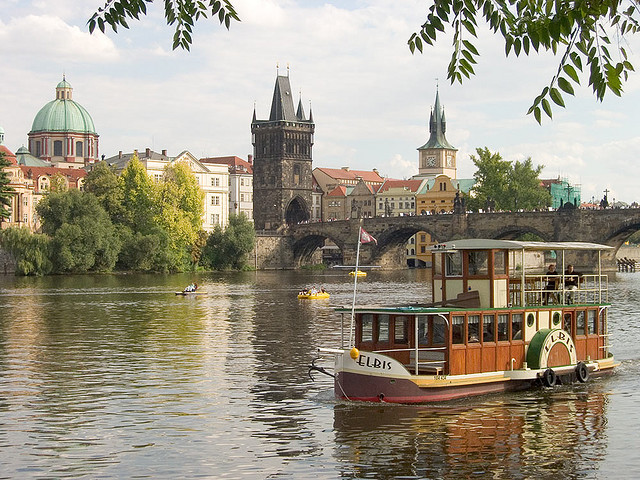
#> input picture ps_1/inputSeamCarvingPrague.jpg, 640 x 480 px
$ python displaySeam.py
#> lines starting #> are read from the running program, lines starting #| are printed output that depends on the picture
### ps_1/energy_image.py
#!/usr/bin/python3
"""Code to compute the Energy of an image based on L-1 norm of gradients
"""

# Importing Modules
import imageio
import matplotlib.pyplot as plt
import numpy as np
from scipy import ndimage
from skimage import color
from skimage import filters

# Authorship Information
__author__ = "Harsh Bhate"
__email__ = "bhate@gatech.edu"

# Helper functions
def check_image(im):
    """Checks the dimensions and datatype of image
    Parameters
    ----------
    im : np.array (uint8)
        Input Array
    """
    dims = im.shape
    assert len(dims)==3, "Input dimension mismatch"
    assert dims[2]==3, "Input Image of depth 3"
    assert np.issubdtype(im.dtype, np.uint8), "Incorrect data type"

# [79 lines left out: functions view_image, view_all_image, new_energy_image, not called in this run]

# Energy Function
def energy_image(im):
    """Computes the energy of an image.
    Parameters
    ----------
    im : np.array (uint8)
        The original image of size M*N*3
    Output
    ------
    energy : np.array (double)
        The energy of the image
    """
    # Check image
    check_image(im)
    # Convert to grayscale
    gray_im = color.rgb2gray(im)
    gray_im = gray_im.astype(np.double)
    # Using gaussian blur to remove fine details
    gray_im = ndimage.gaussian_filter(gray_im, sigma=1)
    # Uncomment for Alternate gradients
    im_y = filters.scharr_v(gray_im)
    im_x = filters.scharr_h(gray_im)
    # Computing Gradients
    # Uncomment the following line to use alternate energy function (L-2 norm)
    # Returning Value
    return np.absolute(im_x) + np.absolute(im_y)


# Uncomment lines from here for testing
# Test functions
# [13 lines left out: functions test_check_image, test_energy_image, not called in this run]

# Main Function
# [2 lines that do not run on import are left out]

### ps_1/cumulative_minimum_energy_map.py
#!/usr/bin/python3
"""Code to compute the cumulative minimum energy map"""

# Importing Modules
import imageio
import matplotlib.pyplot as plt
import numpy as np
from energy_image import *

# Authorship Information
__author__ = "Harsh Bhate"
__email__ = "bhate@gatech.edu"

# Helper Functions
# [24 lines left out: function view_heat_map, not called in this run]

# Minimum Energy map
def cumulative_minimum_energy_map(energyImage, seamDirection):
    """Computes the cumulative minimum energy map along a given direction
    Parameters
    ----------
    energyImage : np.array (np.double)
        The energy of each pixel in image computed by an energy function
    seamDirection : str
        Specifies direction of seam (VERTICAL OR HORIZONTAL)
    Returns
    -------
    cumulative_energy : np.array (np.double)
        The cumulative minimum energy map along a direction.
    """
    # Setting Seam Direction
    if seamDirection == 'VERTICAL':
        cumulative_energy = np.copy(energyImage)
    elif seamDirection == 'HORIZONTAL':
        cumulative_energy = np.transpose(np.copy(energyImage))
    else:
        return
    # Extracting energy info
    h, w = cumulative_energy.shape
    # Generating cumulative minimum energy map
    for row in range(1, h):
        prev_row = row - 1
        for col in range(1, w-1):
             cumulative_energy[row, col] = cumulative_energy[row, col] + np.min(cumulative_energy[prev_row, col-1:col+2])
        # Edge Cases
        cumulative_energy[row, 0] = cumulative_energy[row, 0] + np.min(cumulative_energy[prev_row, 0:2])
        cumulative_energy[row, w-1] = cumulative_energy[row, w-1] + np.min(cumulative_energy[prev_row, w-2:w])
    # Returning
    if seamDirection == 'HORIZONTAL':
        return np.transpose(cumulative_energy)
    return cumulative_energy

# Uncomment lines from here for testing
# Test functions
# [7 lines left out: function test_cumulative_minimum_energy_map, not called in this run]

# [2 lines that do not run on import are left out]

### ps_1/find_optimal_horizontal_seam.py
#!/usr/bin/python3
"""Code to compute the horizontal optimal seam"""

# Importing Modules
import imageio
import matplotlib.pyplot as plt
import numpy as np
from energy_image import *
from cumulative_minimum_energy_map import *

# Authorship Information
__author__ = "Harsh Bhate"
__email__ = "bhate@gatech.edu"

# Helper Functions

def find_optimal_horizontal_seam(cumulativeEnergyMap):
    """Computes the optimal horizontal seam
    Parameters
    ----------
    cumulativeEnergyMap : np.array (double)
        The cumulative minimum energy map
    Returns
    -------
    seam_vector : np.array
        Vector containing the column indices of the seam pixels for each column
    """
    # Extracting the shape of the energy map
    h,w = cumulativeEnergyMap.shape
    seam_vector = []
    # Computing the minimum energy map for last row
    seam_vector.append(np.argmin(cumulativeEnergyMap[:, w-1]))
    col = w-2
    # Iterating over every row
    while (col >= 0):
        if seam_vector[-1] == 0:
            seam_vector.append(
                np.argmin(cumulativeEnergyMap[0:2, col]))
        elif seam_vector[-1] == h-1:
            seam_vector.append(
                h
                - 2
                + np.argmin(cumulativeEnergyMap[h-2:h, col])
            )
        else:
            seam_vector.append(
                seam_vector[-1]
                - 1
                + np.argmin(cumulativeEnergyMap[seam_vector[-1]-1:seam_vector[-1]+2, col])
            )
        col = col - 1
    seam_vector.reverse()
    return seam_vector

# Uncomment lines from here for testing
# Test functions
# [9 lines left out: function test_find_optimal_horizontal_seam, not called in this run]

# [2 lines that do not run on import are left out]

### ps_1/find_optimal_vertical_seam.py
#!/usr/bin/python3
"""Code to compute the optimal vertical seam"""

# Importing Modules
import imageio
import matplotlib.pyplot as plt
import numpy as np
from energy_image import *
from cumulative_minimum_energy_map import *

# Authorship Information
__author__ = "Harsh Bhate"
__email__ = "bhate@gatech.edu"

# Helper Functions

def find_optimal_vertical_seam(cumulativeEnergyMap):
    """Computes the optimal vertical seam
    Parameters
    ----------
    cumulativeEnergyMap : np.array (double)
        The cumulative minimum energy map
    Returns
    -------
    seam_vector : np.array
        Vector containing the column indices of the seam pixels for each row
    """
    # Extracting the shape of the energy map
    h,w = cumulativeEnergyMap.shape
    seam_vector = []
    # Computing the minimum energy map for last row
    seam_vector.append(np.argmin(cumulativeEnergyMap[h-1, :]))
    row = h-2
    # Iterating over every row
    while (row >= 0):
        if seam_vector[-1] == 0:
            seam_vector.append(
                np.argmin(cumulativeEnergyMap[row, 0:2]))
        elif seam_vector[-1] == w-1:
            seam_vector.append(
                w
                - 2
                + np.argmin(cumulativeEnergyMap[row, w-2:w])
            )
        else:
            seam_vector.append(
                seam_vector[-1]
                - 1
                + np.argmin(cumulativeEnergyMap[row, seam_vector[-1]-1:seam_vector[-1]+2])
            )
        row = row - 1
    seam_vector.reverse()
    return seam_vector

# Uncomment lines from here for testing
# Test functions
# [8 lines left out: function test_find_optimal_vertical_seam, not called in this run]

# [2 lines that do not run on import are left out]

### ps_1/displaySeam.py
#!/usr/bin/python3
"""Code to display seam"""

# Importing Modules
import imageio
import matplotlib.pyplot as plt
import numpy as np

# Importing Local Functions
from energy_image import *
from cumulative_minimum_energy_map import *
from find_optimal_horizontal_seam import *
from find_optimal_vertical_seam import *

# Authorship Information
__author__ = "Harsh Bhate"
__email__ = "bhate@gatech.edu"

# [44 lines left out: function displaySeam, not called in this run]


def displayBothSeam(im, seamH, seamV):
    """Displays the seam over an image
    Parameters
    ----------
    im : str
        The input image [jpg] only
    seam : list
        The seam
    """
    # Reading the image
    img = imageio.imread(im)
    h,w,c = img.shape
    # Settings for LaTeX rendering
    # Please comment if your system does not have a native
    # LaTeX rendering software
    plt.rc('text', usetex=True)
    plt.rc('font', family='serif')
    plt.rc('xtick', labelsize=20)
    plt.rc('ytick', labelsize=20)
    font = {'family' : 'serif', 'size'   : 22}
    plt.rc('font', **font)
    # Plotting the image
    plt.imshow(img)
    # Uncomment this if matplotlib version <= 2.1
    # plt.hold(True)
    # Finding Seam coordinates
    xsh = [i for i in range(w)]
    ysh = seamH
    xsv = seamV
    ysv = [i for i in range(h)]
    # Plotting Seam
    plt.plot(xsh, ysh, 'r-', linewidth=1)
    plt.plot(xsv, ysv, 'r-', linewidth=1)
    # Labels
    plt.xlabel(r'x')
    plt.ylabel(r'y')
    plt.title(r'Image')
    # Display Image
    plt.show()


# Uncomment lines from here for testing
# Test functions
def test_displaySeam():
    image_path = "inputSeamCarvingPrague.jpg"
    im = imageio.imread(image_path)
#> im is the input picture: shape (480, 640, 3); mean R, G, B 156.6, 149.6, 132.7
    energy = energy_image(im)
#> in energy_image, `gray_im = ndimage.gaussian_filter(gray_im, sigma=1)`:
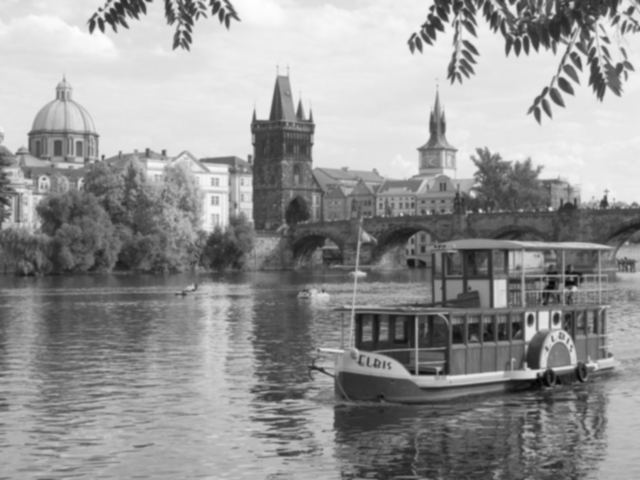
#> gray_im: shape (480, 640) float64; min 0.0211, max 0.999, mean 0.588
#> in energy_image, `im_y = filters.scharr_v(gray_im)`:
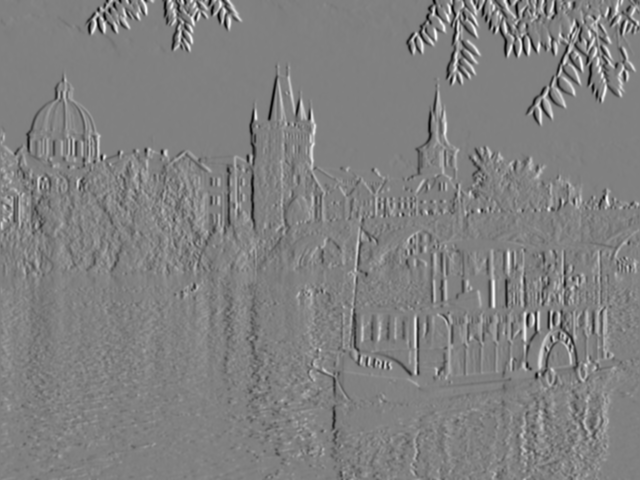
#> im_y: shape (480, 640) float64; min -0.492, max 0.484, mean 0.000545; drawn with min black and max white
#> in energy_image, `im_x = filters.scharr_h(gray_im)`:
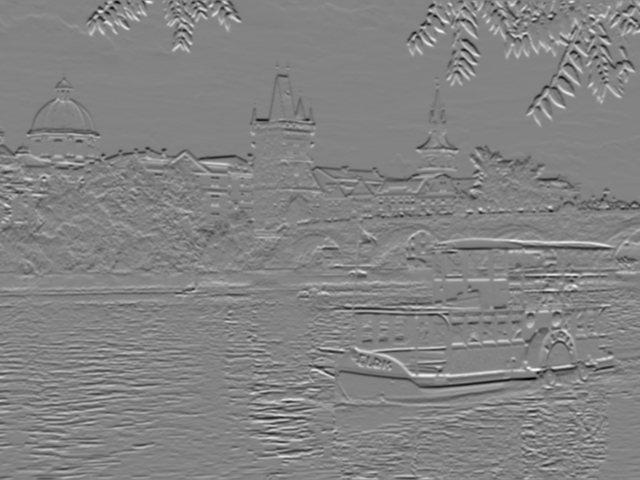
#> im_x: shape (480, 640) float64; min -0.547, max 0.514, mean -0.000618; drawn with min black and max white
#> in energy_image, `return np.absolute(im_x) + np.absolute(im_y)`:
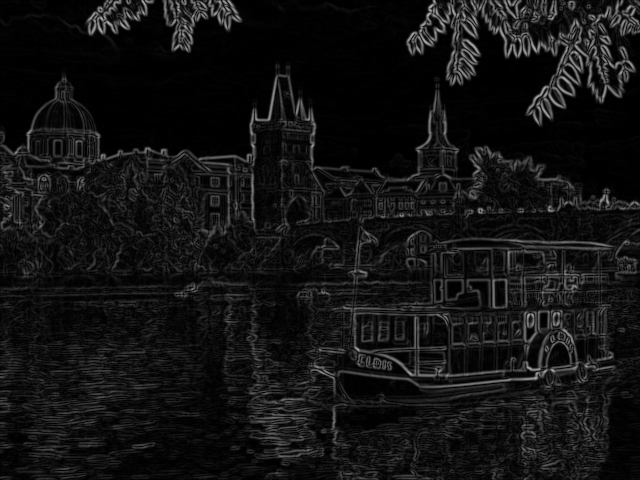
#> returned value: shape (480, 640) float64; min 2.71e-06, max 0.704, mean 0.0761
    # Horizontal
    cum_map_h = cumulative_minimum_energy_map(energy, 'HORIZONTAL')
#> after the loop in cumulative_minimum_energy_map, `for row in range(1, h):`:
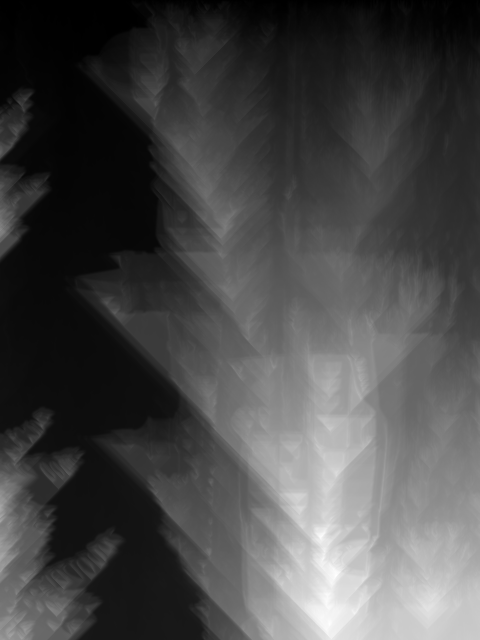
#> cumulative_energy: shape (640, 480) float64; min 0.000377, max 16.27, mean 4.64; drawn with min black and max white
#> in cumulative_minimum_energy_map, `return np.transpose(cumulative_energy)`:
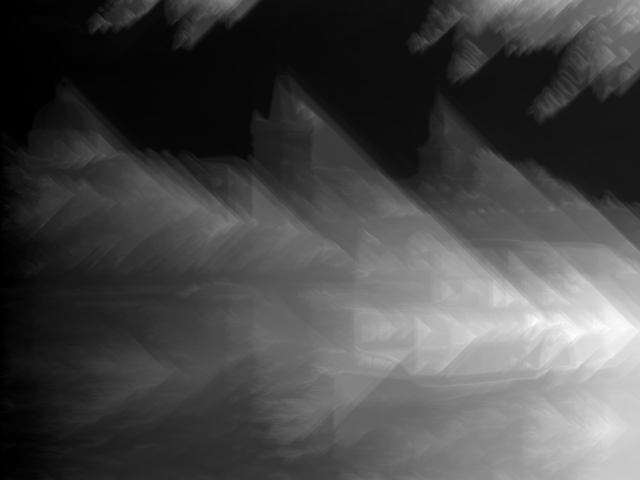
#> returned value: shape (480, 640) float64; min 0.000377, max 16.27, mean 4.64; drawn with min black and max white
    # view_heat_map(cum_map_h)
    Lh = find_optimal_horizontal_seam(cum_map_h)
#> after the loop in find_optimal_horizontal_seam, `while (col >= 0):`: col = -1; seam_vector = 640 values, max 140 at index 86, min 49 at index 378, mean 84.76
#> Lh = 640 values, max 140 at index 553, min 49 at index 261, mean 84.76
    # displaySeam(image_path, Lh, 'HORIZONTAL')
    # Vertical
    cum_map_v = cumulative_minimum_energy_map(energy, 'VERTICAL')
#> call 2 of cumulative_minimum_energy_map, with seamDirection = 'VERTICAL'
#> after the loop in cumulative_minimum_energy_map (call 2), `for row in range(1, h):`:
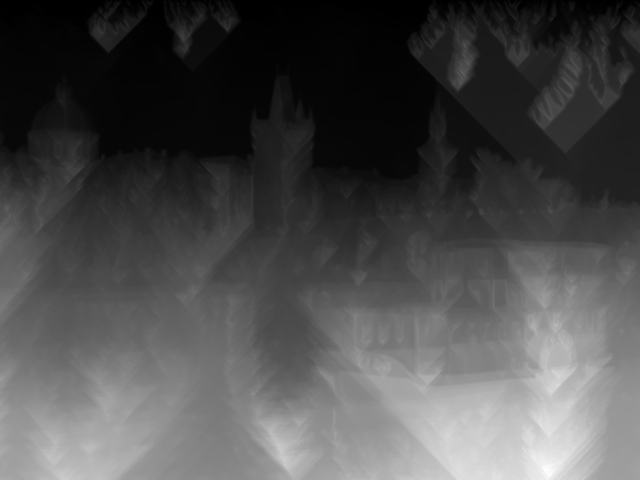
#> cumulative_energy: shape (480, 640) float64; min 5.41e-05, max 16.9, mean 5.12; drawn with min black and max white
    # view_heat_map(cum_map_v)
    Lv = find_optimal_vertical_seam(cum_map_v)
#> after the loop in find_optimal_vertical_seam, `while (row >= 0):`: row = -1; seam_vector = 480 values, max 270 at index 445, min 213 at index 88, mean 236.3
#> Lv = 480 values, max 270 at index 34, min 213 at index 387, mean 236.3
    # displaySeam(image_path, Lv, 'VERTICAL')
    # Display both
    displayBothSeam(image_path, Lh, Lv)
#> in displayBothSeam, `ysh = seamH`: ysh has the same summary as Lh in test_displaySeam
#> in displayBothSeam, `xsv = seamV`: xsv has the same summary as Lv in test_displaySeam


if __name__=="__main__":
    test_displaySeam()

$ run again, with ps_1/inputSeamCarvingMall.jpg copied over ps_1/inputSeamCarvingPrague.jpg
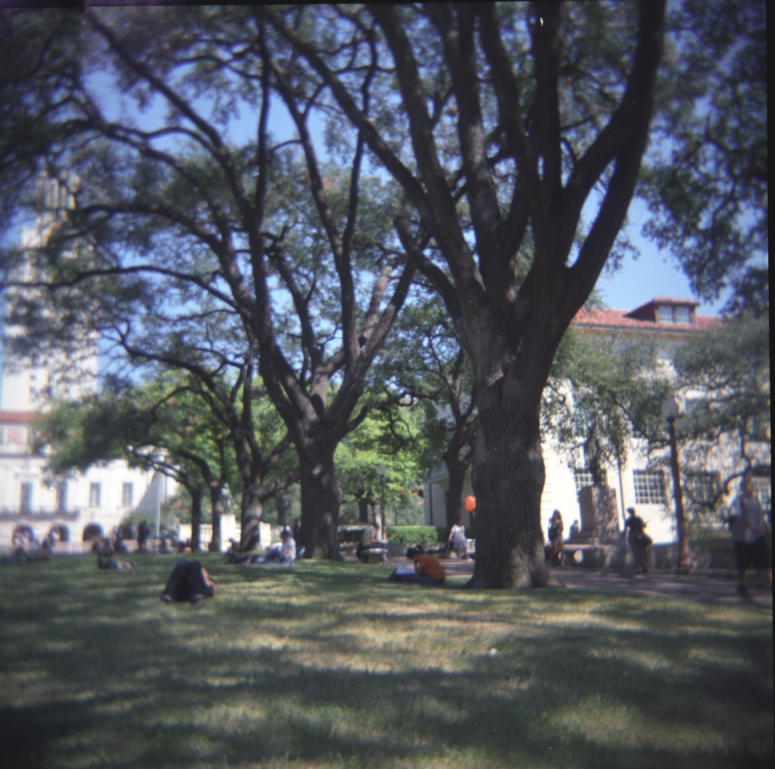
#> input picture ps_1/inputSeamCarvingMall.jpg, 775 x 769 px
#> in test_displaySeam, im is the input picture: shape (769, 775, 3); mean R, G, B 83.8, 88.4, 96.4
#> in cumulative_minimum_energy_map, `return np.transpose(cumulative_energy)`:
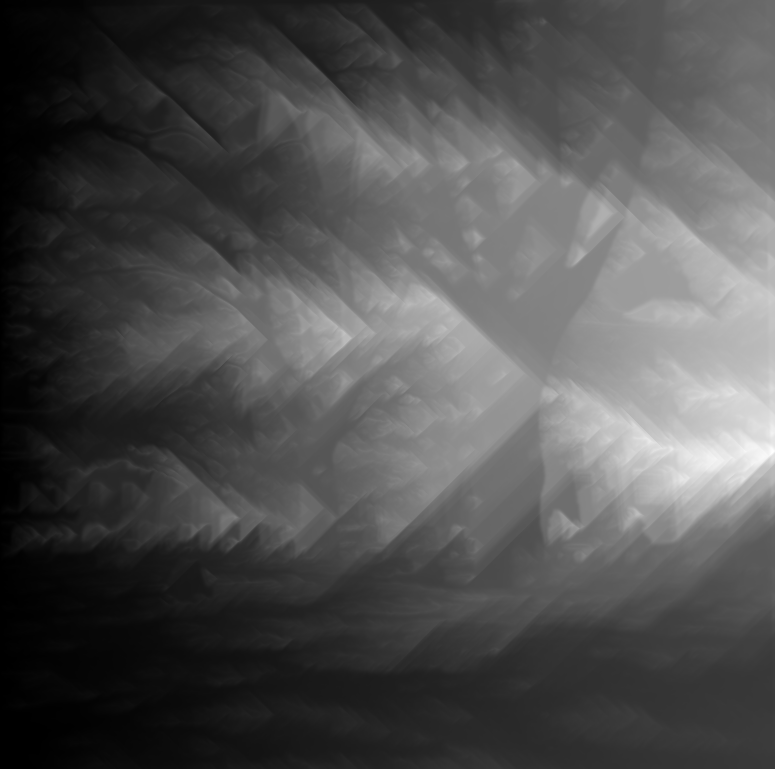
#> returned value: shape (769, 775) float64; min 2.16e-05, max 15.68, mean 4.91; drawn with min black and max white
#> after the loop in find_optimal_horizontal_seam, `while (col >= 0):`: col = -1; seam_vector = 775 values, max 768 at index 1, min 678 at index 452, mean 721.6
#> Lh = 775 values, max 768 at index 611, min 678 at index 321, mean 721.6
#> after the loop in cumulative_minimum_energy_map (call 2), `for row in range(1, h):`:
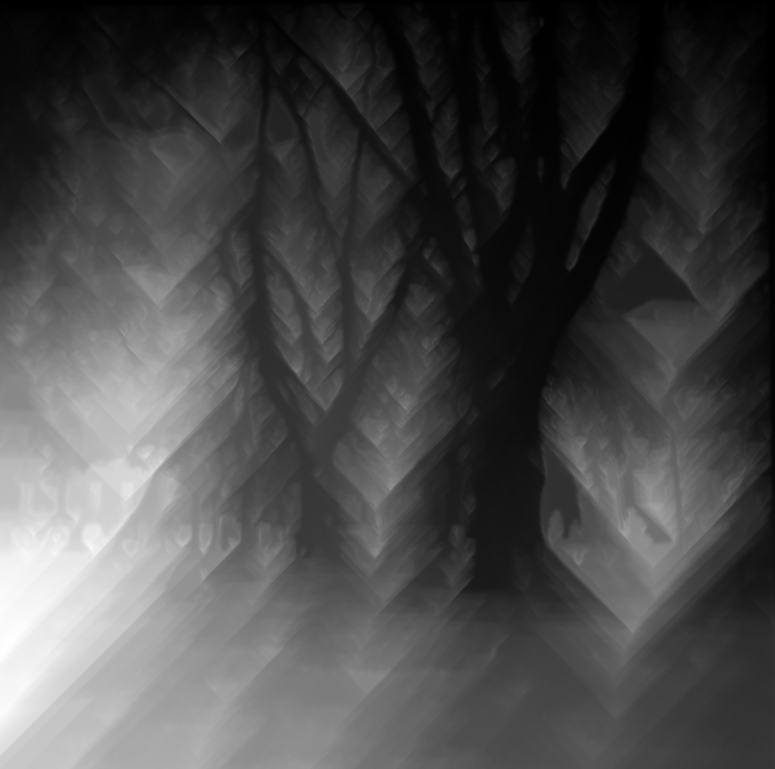
#> cumulative_energy: shape (769, 775) float64; min 1.75e-05, max 13.82, mean 4.04; drawn with min black and max white
#> after the loop in find_optimal_vertical_seam, `while (row >= 0):`: row = -1; seam_vector = 769 values, max 774 at index 211, min 739 at index 53, mean 767.5
#> Lv = 769 values, max 774 at index 0, min 739 at index 715, mean 767.5
#> ysh has the same summary as Lh in test_displaySeam
#> xsv has the same summary as Lv in test_displaySeam

$ run again, with ps_1/testImage1.jpg copied over ps_1/inputSeamCarvingPrague.jpg
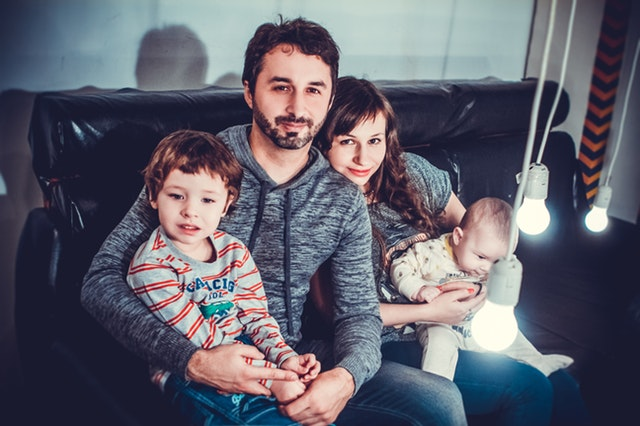
#> input picture ps_1/testImage1.jpg, 640 x 426 px
#> in test_displaySeam, im is the input picture: shape (426, 640, 3); mean R, G, B 96.2, 95.7, 107.7
#> in cumulative_minimum_energy_map, `return np.transpose(cumulative_energy)`:
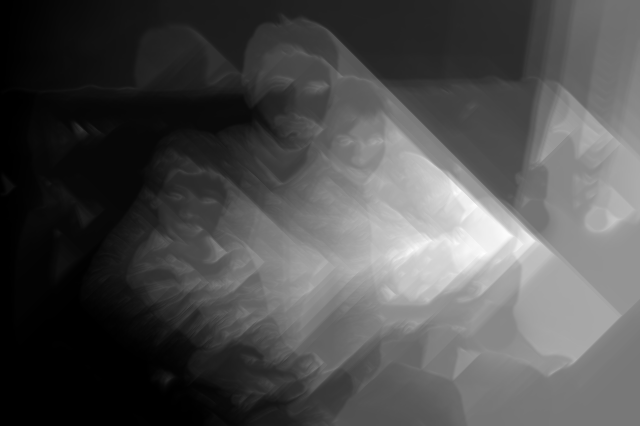
#> returned value: shape (426, 640) float64; min 6.94e-18, max 14.18, mean 4.38; drawn with min black and max white
#> after the loop in find_optimal_horizontal_seam, `while (col >= 0):`: col = -1; seam_vector = 640 values, max 61 at index 107, min 0 at index 380, mean 17.74
#> Lh = 640 values, max 61 at index 532, min 0 at index 0, mean 17.74
#> after the loop in cumulative_minimum_energy_map (call 2), `for row in range(1, h):`:
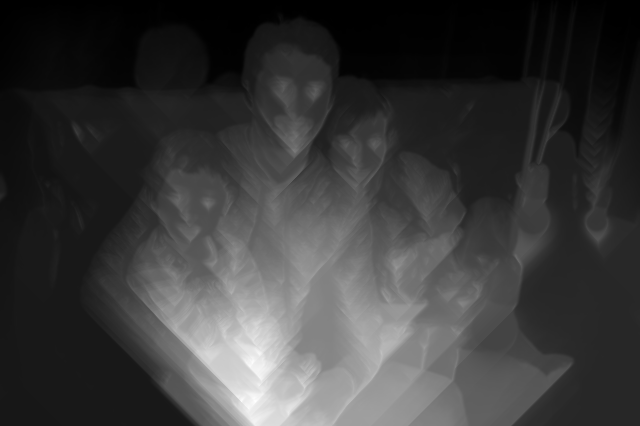
#> cumulative_energy: shape (426, 640) float64; min 6.18e-07, max 14.54, mean 3.34; drawn with min black and max white
#> after the loop in find_optimal_vertical_seam, `while (row >= 0):`: row = -1; seam_vector = 426 values, max 16 at index 44, min 0 at index 0, mean 3
#> Lv = 426 values, max 16 at index 381, min 0 at index 0, mean 3
#> ysh has the same summary as Lh in test_displaySeam
#> xsv has the same summary as Lv in test_displaySeam
